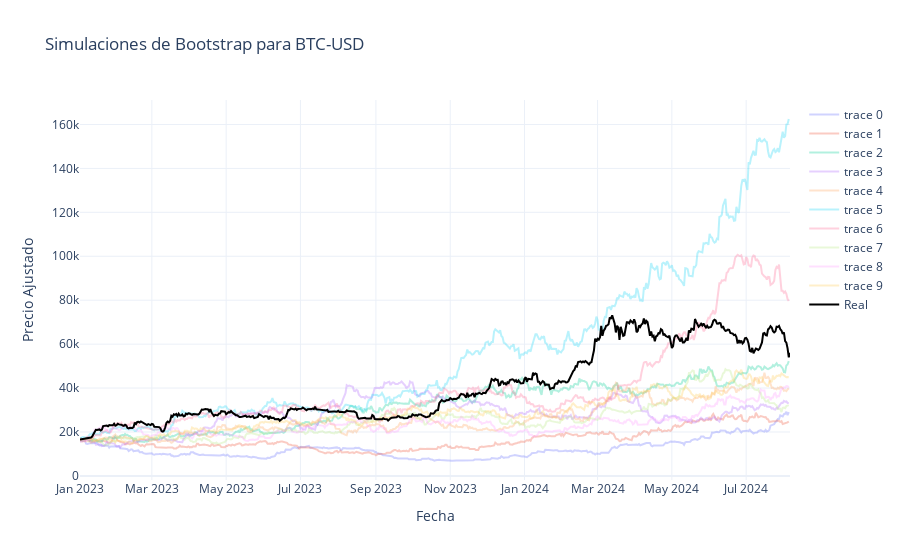

Notebook source saved alongside this figure:
### Code cell
import yfinance as yf
import numpy as np
import pandas as pd
import plotly.graph_objs as go
from datetime import datetime
import yfinance as yf
import matplotlib.pyplot as plt

ahora = datetime.now().strftime('%Y-%m-%d')

Ticket = 'BTC-USD'

# Descargar los datos de QQQ
data = yf.download(Ticket, start="2023-01-01", end=ahora,interval='1d')

# Obtener los rendimientos diarios
returns = data['Adj Close'].pct_change().dropna()

# Configurar las simulaciones
n_simulations = 10
n_days = len(returns)

# Realizar las simulaciones de bootstrap
bootstrap_samples = np.random.choice(returns, (n_simulations, n_days), replace=True)
bootstrap_cumulated = np.cumprod(1 + bootstrap_samples, axis=1)

# Calcular el precio simulado para cada muestra de bootstrap
simulated_prices = bootstrap_cumulated * data['Adj Close'].iloc[0]

# Crear un DataFrame para las simulaciones
simulated_df = pd.DataFrame(simulated_prices.T)
simulated_df.set_index(data.index[:-1],inplace=True)

# Graficar las simulaciones
fig = go.Figure()

# Agregar líneas para cada simulación
for i in range(n_simulations):
    fig.add_trace(go.Scatter(x=data.index, y=simulated_df[i], mode='lines', line=dict(width=2), opacity=0.3))

# Agregar línea del precio real
fig.add_trace(go.Scatter(x=data.index, y=data['Adj Close'], mode='lines', name='Real', line=dict(color='black', width=2)))

# Configurar el gráfico
fig.update_layout(title=f'Simulaciones de Bootstrap para {Ticket}',
                  xaxis_title='Fecha',
                  yaxis_title='Precio Ajustado',
                  template='plotly_white')

# Mostrar el gráfico
fig.show()

### Figure 1 — Plotly figure (JSON) as saved in the notebook; plotly's stock layout.template omitted (floating-point values rounded to 4 significant figures; data arrays with more than 128 entries replaced by an {"elided": "..."} marker saying what was removed)
{"data": [{"line": {"width": 2}, "mode": "lines", "opacity": 0.3, "type": "scatter", "x": {"elided": "584 str values"}, "y": {"elided": "583 float values"}}, {"line": {"width": 2}, "mode": "lines", "opacity": 0.3, "type": "scatter", "x": {"elided": "584 str values"}, "y": {"elided": "583 float values"}}, {"line": {"width": 2}, "mode": "lines", "opacity": 0.3, "type": "scatter", "x": {"elided": "584 str values"}, "y": {"elided": "583 float values"}}, {"line": {"width": 2}, "mode": "lines", "opacity": 0.3, "type": "scatter", "x": {"elided": "584 str values"}, "y": {"elided": "583 float values"}}, {"line": {"width": 2}, "mode": "lines", "opacity": 0.3, "type": "scatter", "x": {"elided": "584 str values"}, "y": {"elided": "583 float values"}}, {"line": {"width": 2}, "mode": "lines", "opacity": 0.3, "type": "scatter", "x": {"elided": "584 str values"}, "y": {"elided": "583 float values"}}, {"line": {"width": 2}, "mode": "lines", "opacity": 0.3, "type": "scatter", "x": {"elided": "584 str values"}, "y": {"elided": "583 float values"}}, {"line": {"width": 2}, "mode": "lines", "opacity": 0.3, "type": "scatter", "x": {"elided": "584 str values"}, "y": {"elided": "583 float values"}}, {"line": {"width": 2}, "mode": "lines", "opacity": 0.3, "type": "scatter", "x": {"elided": "584 str values"}, "y": {"elided": "583 float values"}}, {"line": {"width": 2}, "mode": "lines", "opacity": 0.3, "type": "scatter", "x": {"elided": "584 str values"}, "y": {"elided": "583 float values"}}, {"line": {"color": "black", "width": 2}, "mode": "lines", "name": "Real", "type": "scatter", "x": {"elided": "584 str values"}, "y": {"elided": "584 float values"}}], "layout": {"title": {"text": "Simulaciones de Bootstrap para BTC-USD"}, "xaxis": {"title": {"text": "Fecha"}}, "yaxis": {"title": {"text": "Precio Ajustado"}}}}
